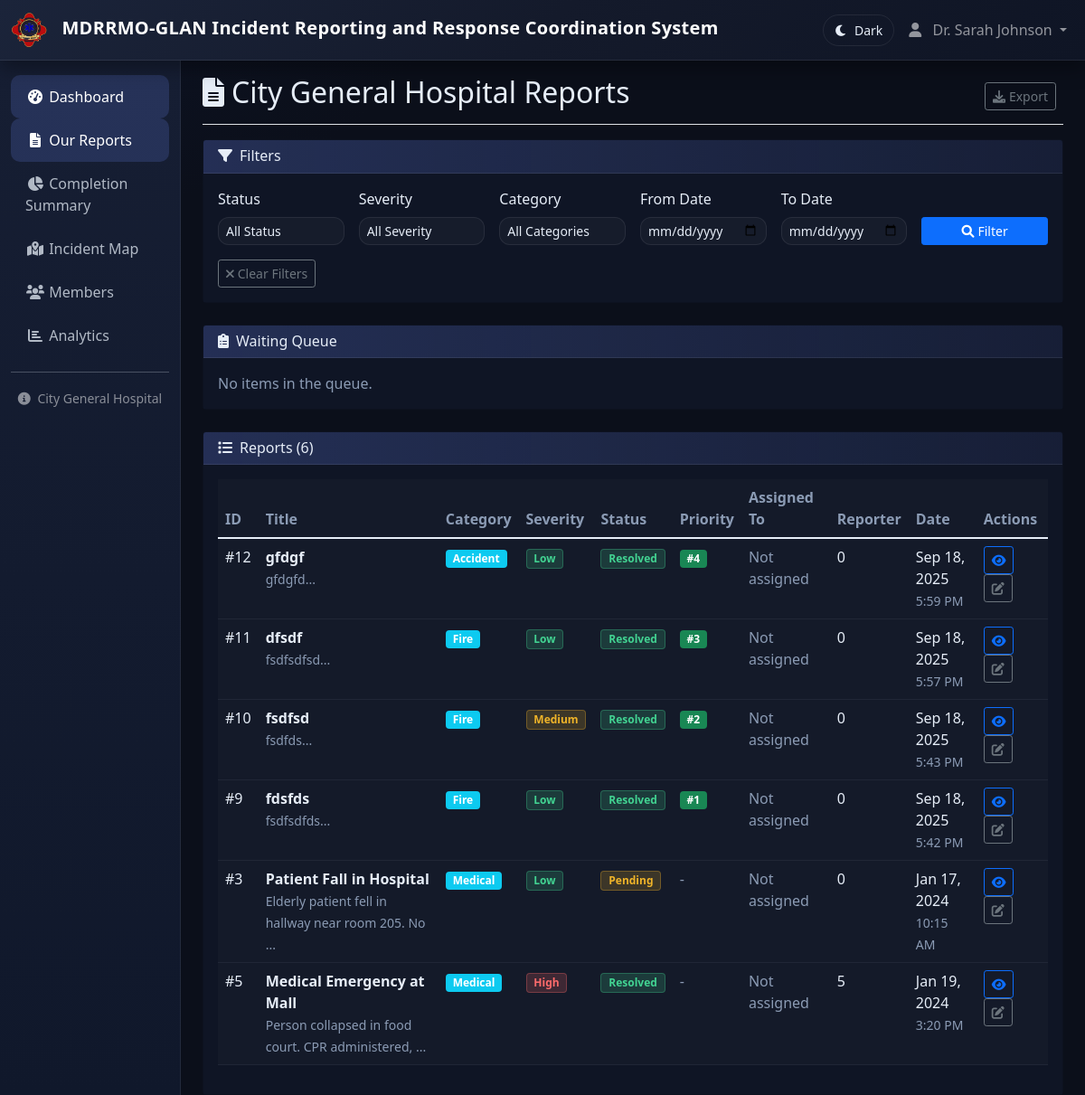
/reports/organization.php (signed in), run on an earlier commit of the app's database.
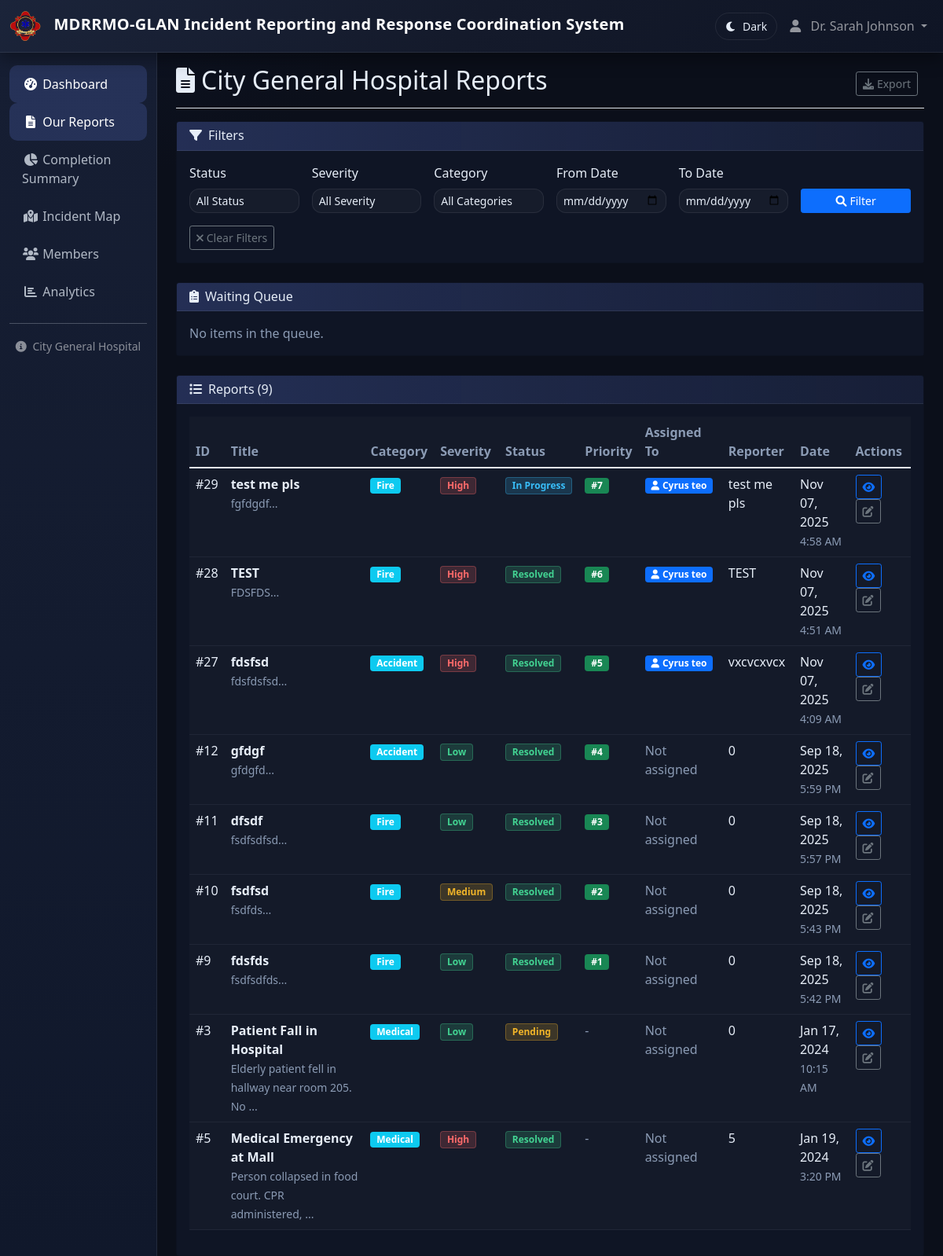
And on a later commit of the database.
### tables this page shows
CREATE TABLE IF NOT EXISTS `incident_reports` (
  `id` int NOT NULL AUTO_INCREMENT,
  `title` varchar(255) NOT NULL,
  `description` text NOT NULL,
  `incident_date` date NOT NULL,
  `incident_time` time NOT NULL,
  `location` varchar(255) NOT NULL,
  `latitude` decimal(10,8) DEFAULT NULL,
  `longitude` decimal(11,8) DEFAULT NULL,
  `severity_level` enum('Low','Medium','High','Critical') NOT NULL,
  `category` enum('Fire','Accident','Security','Medical','Emergency','Other') NOT NULL,
  `reported_by` varchar(255) NOT NULL,
  `reporter_contact_number` varchar(20) DEFAULT NULL,
  `family_contact_name` varchar(255) DEFAULT NULL,
  `family_contact_number` varchar(20) DEFAULT NULL,
  `organization_id` int NOT NULL,
  `status` enum('Pending','In Progress','Resolved','Closed') DEFAULT 'Pending',
  `resolution_notes` text,
  `created_at` timestamp NULL DEFAULT CURRENT_TIMESTAMP,
  PRIMARY KEY (`id`),
  KEY `idx_incident_reports_organization` (`organization_id`),
  KEY `idx_incident_reports_reported_by` (`reported_by`(250)),
  KEY `idx_incident_reports_status` (`status`),
  KEY `idx_incident_reports_date` (`incident_date`),
  KEY `idx_incident_reports_reporter_contact` (`reporter_contact_number`)
);

CREATE TABLE IF NOT EXISTS `report_queue` (
  `id` int NOT NULL AUTO_INCREMENT,
  `report_id` int NOT NULL,
  `organization_id` int NOT NULL,
  `status` enum('Waiting','Approved','Rejected') DEFAULT 'Waiting',
  `priority_number` int DEFAULT NULL,
  `assigned_to` int DEFAULT NULL,
  `created_at` timestamp NULL DEFAULT CURRENT_TIMESTAMP,
  `approved_at` timestamp NULL DEFAULT NULL,
  PRIMARY KEY (`id`),
  KEY `idx_report_queue_org` (`organization_id`),
  KEY `idx_report_queue_status` (`status`),
  KEY `idx_report_queue_report` (`report_id`),
  KEY `idx_report_queue_assigned` (`assigned_to`)
);

CREATE TABLE IF NOT EXISTS `organization_members` (
  `id` int NOT NULL AUTO_INCREMENT,
  `organization_id` int NOT NULL,
  `user_id` int DEFAULT NULL,
  `name` varchar(255) NOT NULL,
  `contact_number` varchar(20) DEFAULT NULL,
  `email` varchar(191) DEFAULT NULL,
  `login_username` varchar(191) DEFAULT NULL,
  `login_password` varchar(255) DEFAULT NULL,
  `created_at` timestamp NULL DEFAULT CURRENT_TIMESTAMP,
  PRIMARY KEY (`id`),
  KEY `idx_org_members_org` (`organization_id`),
  KEY `idx_org_members_name` (`name`(250)),
  KEY `idx_org_members_user` (`user_id`)
);

### config/config.php (called while the page is built, shortened)
<?php
function format_date($date)
{
    return date('M d, Y', strtotime($date));
}
function get_severity_badge_class($severity)
{
    switch ($severity) {
        case 'Low':
            return 'badge-success';
        case 'Medium':
            return 'badge-warning';
        case 'High':
            return 'badge-danger';
    }
}
function get_status_badge_class($status)
{
    switch ($status) {
        case 'Pending':
            return 'badge-warning';
        case 'In Progress':
            return 'badge-info';
        case 'Resolved':
            return 'badge-success';
    }
}
?>

### reports/organization.php (the view, shortened to what the rows shown need)
<?php
require_once '../config/config.php';
include '../views/header.php';
$database = new Database();
$db = $database->getConnection();
$query = "SELECT ir.*, ir.reported_by as reporter_name, rq.priority_number, rq.assigned_to,
          om.name as assigned_member_name
          FROM incident_reports ir
          LEFT JOIN report_queue rq ON rq.report_id = ir.id
          LEFT JOIN organization_members om ON rq.assigned_to = om.id
          WHERE ir.organization_id = ?";
$params = [$_SESSION['organization_id']];
$query .= " ORDER BY ir.created_at DESC";
$stmt = $db->prepare($query);
$stmt->execute($params);
$reports = $stmt->fetchAll();
?>
<div class="container-fluid">
    <div class="row">
        <main class="col-md-9 ms-sm-auto col-lg-10 px-md-4 main-content">
            <div class="d-flex justify-content-between flex-wrap flex-md-nowrap align-items-center pt-3 pb-2 mb-3 border-bottom">
                <h1 class="h2">
                    <i class="fas fa-file-alt me-2"></i><?php echo $_SESSION['organization_name']; ?> Reports
                </h1>
            </div>
            <div class="card">
                <div class="card-body">
                    <?php if (empty($reports)): ?>
                        <div class="text-center py-4">
                            <i class="fas fa-inbox fa-3x text-muted mb-3"></i>
                            <h5 class="text-muted">No reports found</h5>
                            <p class="text-muted">No reports have been assigned to your organization yet.</p>
                        </div>
                    <?php else: ?>
                        <div class="table-responsive">
                            <table class="table table-hover">
                                <thead>
                                    <tr>
                                        <th>ID</th>
                                        <th>Title</th>
                                        <th>Category</th>
                                        <th>Severity</th>
                                        <th>Status</th>
                                        <th>Priority</th>
                                        <th>Assigned To</th>
                                        <th>Reporter</th>
                                        <th>Date</th>
                                        <th>Actions</th>
                                    </tr>
                                </thead>
                                <tbody>
                                    <?php foreach ($reports as $report): ?>
                                        <tr>
                                            <td>#<?php echo $report['id']; ?></td>
                                            <td>
                                                <strong><?php echo htmlspecialchars($report['title']); ?></strong>
                                                <br>
                                                <small class="text-muted"><?php echo htmlspecialchars(substr($report['description'], 0, 50)) . '...'; ?></small>
                                            </td>
                                            <td>
                                                <span class="badge bg-info"><?php echo $report['category']; ?></span>
                                            </td>
                                            <td>
                                                <span class="badge <?php echo get_severity_badge_class($report['severity_level']); ?>">
                                                    <?php echo $report['severity_level']; ?>
                                                </span>
                                            </td>
                                            <td>
                                                <span class="badge <?php echo get_status_badge_class($report['status']); ?>">
                                                    <?php echo $report['status']; ?>
                                                </span>
                                            </td>
                                            <td>
                                                <?php if (!empty($report['priority_number'])): ?>
                                                    <span class="badge bg-success">#<?php echo (int)$report['priority_number']; ?></span>
                                                <?php else: ?>
                                                    <span class="text-muted">-</span>
                                                <?php endif; ?>
                                            </td>
                                            <td>
                                                <?php if (!empty($report['assigned_member_name'])): ?>
                                                    <span class="badge bg-primary">
                                                        <i class="fas fa-user me-1"></i><?php echo htmlspecialchars($report['assigned_member_name']); ?>
                                                    </span>
                                                <?php else: ?>
                                                    <span class="text-muted">Not assigned</span>
                                                <?php endif; ?>
                                            </td>
                                            <td><?php echo htmlspecialchars($report['reporter_name']); ?></td>
                                            <td>
                                                <?php echo format_date($report['incident_date']); ?>
                                                <br>
                                                <small class="text-muted"><?php echo date('g:i A', strtotime($report['incident_time'])); ?></small>
                                            </td>
                                            <td>
                                                <a href="view.php?id=<?php echo $report['id']; ?>" class="btn btn-sm btn-outline-primary">
                                                    <i class="fas fa-eye"></i>
                                                </a>
                                                <a href="edit.php?id=<?php echo $report['id']; ?>" class="btn btn-sm btn-outline-secondary">
                                                    <i class="fas fa-edit"></i>
                                                </a>
                                            </td>
                                        </tr>
                                    <?php endforeach; ?>
                                </tbody>
                            </table>
                        </div>
                    <?php endif; ?>
                </div>
            </div>
        </main>
    </div>
</div>
<?php include '../views/footer.php'; ?>

What changed in the data, as far as the page shows it:
added incident_reports: id "29", title "test me pls", description "fgfdgdf", category "Fire", severity_level "High", status "In Progress", report_queue.priority_number "7", organization_members.name "Cyrus teo", reported_by "test me pls", incident_date "Nov 07, 2025", incident_time "4:58 AM"
added incident_reports: id "28", title "TEST", description "FDSFDS", category "Fire", severity_level "High", status "Resolved", report_queue.priority_number "6", organization_members.name "Cyrus teo", reported_by "TEST", incident_date "Nov 07, 2025", incident_time "4:51 AM"
added incident_reports: id "27", title "fdsfsd", description "fdsfdsfsd", category "Accident", severity_level "High", status "Resolved", report_queue.priority_number "5", organization_members.name "Cyrus teo", reported_by "vxcvcxvcx", incident_date "Nov 07, 2025", incident_time "4:09 AM"
Also different on the page:
count($reports): "6" → "9"
